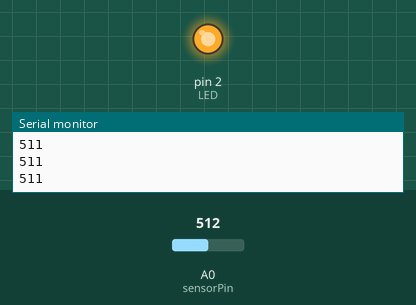
This sketch was run on a simulated Arduino Uno, built with avr-gcc and run on an emulated ATmega328P. Shown: output pins drawn as LEDs (lit = HIGH), the last lines printed to the serial monitor. The test bench sets the inputs (shaded band); at power-on: A0 (sensorPin) = 512.

Above: at 1.2 s.
1.3 s: A0 (sensorPin) set to 138
2.8 s: A0 (sensorPin) set to 119
At 3.3 s:
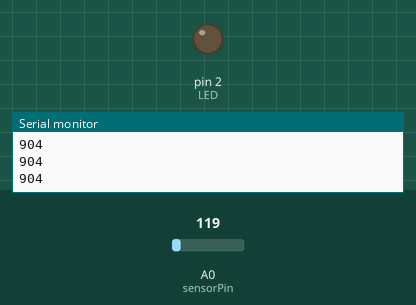
4.3 s: A0 (sensorPin) set to 306
At 4.6 s:
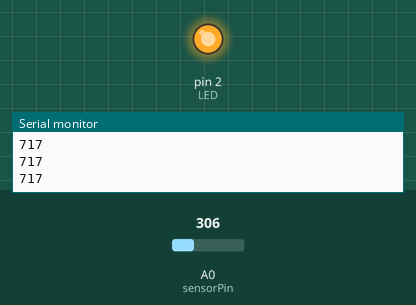
5.8 s: A0 (sensorPin) set to 122
At 7.1 s:
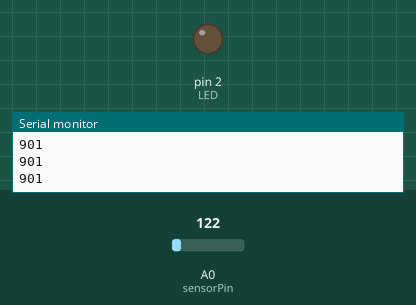
Timing chart, 0 to 8.3 s (numbered marks = the images above; inputs shaded):
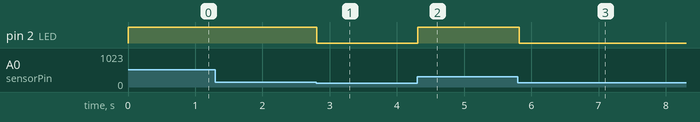

The sketch:

ShutAppArduino.ino
```cpp
//#include <FirebaseArduino.h>

// Set these to run example.
//#define FIREBASE_HOST "shutapp-cewit.firebaseio.com"
//#define FIREBASE_AUTH "01lNHToW8YnilieFhscYOX8L2TwigvlOGmmnPBcB"
//#define WIFI_SSID "HACK@CEWIT"
//#define WIFI_PASSWORD "cewit@1500!"

#define LED 2
int sensorPin = A0; // select the input pin for the potentiometer
int sensorValue = 0; // variable to store the value coming from the sensor

void setup() {
  pinMode(LED, OUTPUT);
  pinMode(sensorPin, INPUT);
  Serial.begin(115200);
}

void loop() {
  sensorValue = analogRead(sensorPin);
  analogWrite(LED, sensorValue);
  Serial.println(1023 - sensorValue);
  delay(100);
}
```

Measured:
- the behaviour switches between 128 and 127 on A0 (sensorPin) (found by bisection; images 0 and 1)
- after the input at 2.8 s, pin 2 (LED): HIGH → LOW at once
- after the input at 4.3 s, pin 2 (LED): LOW → HIGH at once
- after the input at 5.8 s, pin 2 (LED): HIGH → LOW at once
